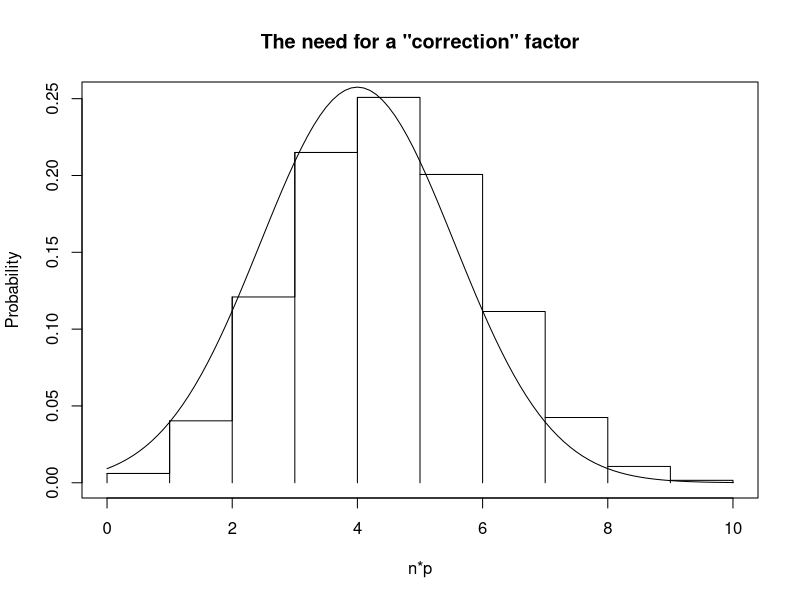

This figure's R source:
## ---- chunk 1
knitr::opts_chunk$set(echo = FALSE)
## ---- chunk 2
#| echo: true
#| eval: true
prop.test(x = 5474, n = 7324, p = 0.75)
## ---- chunk 3
#| echo: true
x <- 5474
n <- 7324
phat <- x / n
se <- sqrt(0.75 * (1 - 0.75) / n)
2*pnorm((phat - 0.75) / se)
## ---- chunk 4
#| echo: false
#| eval: true
xseq <- seq(0, 10, 0.1)
xseq2 <- unique(round(xseq, 0))
plot(xseq, dbinom(floor(xseq), 10, 0.4), type = "s",
    main = 'The need for a "correction" factor',
    xlab = "n*p", ylab = "Probability")
lines(xseq2, dbinom(xseq2, 10, 0.4), type = "h")
lines(xseq, dnorm(xseq, 0.4*10, sqrt(0.4*0.6*10)))
## ---- chunk 5
#| echo: true
#| eval: true
prop.test(x = 5474, n = 7324, p = 0.75, correct = FALSE)
